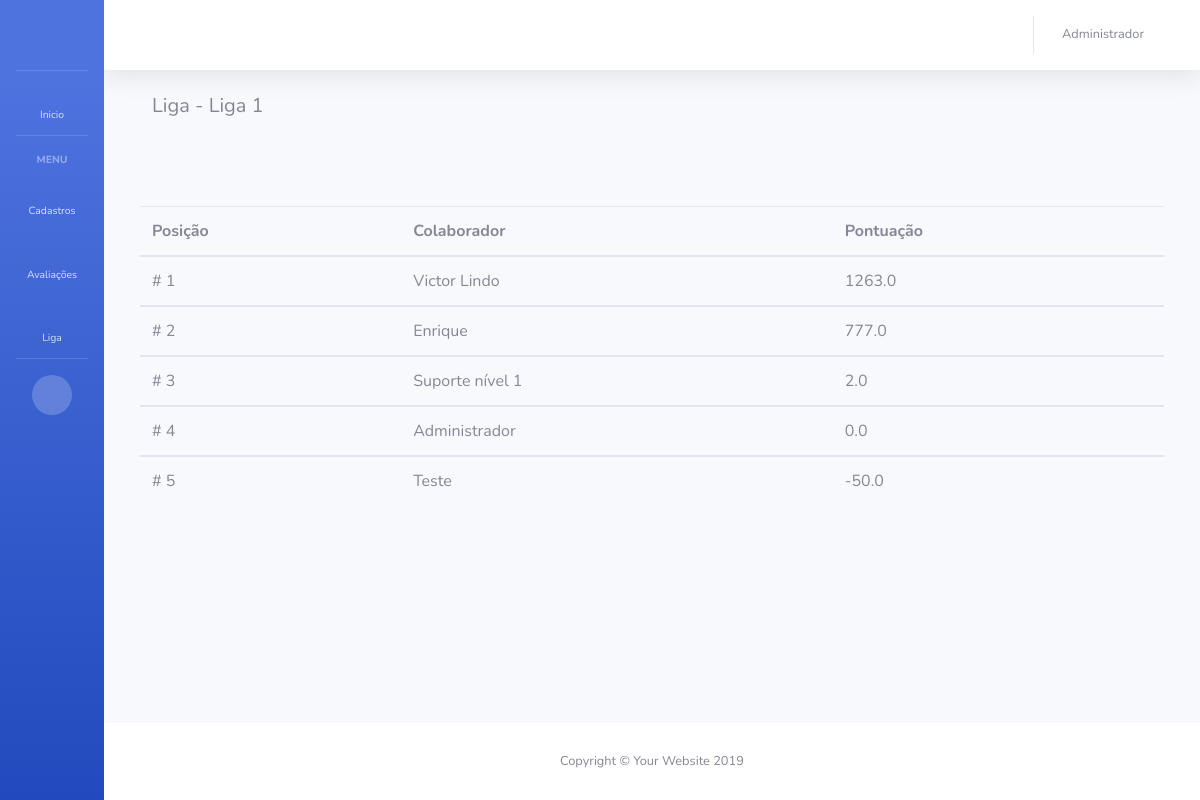
Page /minhas-ligas/liga/4/ (signed in) on the committed database.
### app_maxliga/models.py (models this page shows, shortened)
class Colaborador(models.Model):
    usuario = models.OneToOneField(User, on_delete=models.SET_NULL, blank=True, null=True, verbose_name='Usuário')
    departamento = models.ForeignKey(Departamento, on_delete=models.SET_NULL, blank=True, null=True, verbose_name='Cargo do colaborador')
    liga = models.ForeignKey(Liga, on_delete=models.SET_NULL, blank=True, null=True, verbose_name='Liga do colaborador')
    nome = models.CharField('Nome do funcionário', max_length=128)
    data_cadastro = models.DateTimeField('Data de criação', auto_now_add=True)
    pontuacao = models.FloatField('Pontuação colaborador', blank=True, default=0)
    maxcoins = models.FloatField('MaxCoins colaborador', blank=True, default=0)

class Liga(models.Model):
    nome = models.CharField('Nome da liga', max_length=128)
    def __str__(self):
        return self.nome

### app_maxliga/views.py (the view)
# urls.py: path('minhas-ligas/liga/<int:id>/', ranking_liga, name='ranking_liga'),
@login_required
def ranking_liga(request, id):
    user = request.user.id
    colaborador = Colaborador.objects.get(usuario=user)
    ranking = Colaborador.objects.filter(liga=id).order_by('-pontuacao')
    lista_ranking = []
    cont = 1
    for posicao in ranking:
        lista_posicao = [cont, posicao.nome, posicao.pontuacao]
        lista_ranking.append(lista_posicao)
        cont +=1
    data = {
        'colaborador': colaborador,
        'ranking': ranking,
        'lista_ranking': lista_ranking
    }
    return render(request, 'app_maxliga/ranking_liga.html', data)

### app_maxliga/templates/app_maxliga/ranking_liga.html
{% extends 'base.html' %}
{% block BodyHeading %}
<div class="container">
    <div class="row">
        <div class="col">
            <h5>Liga - {{colaborador.liga}}</h5>
        </div>
    </div>
        <div class="row" style="margin-top:80px;">
            <table class="table">
                <thead>
                <tr>
                    <th scope="col">Posição</th>
                    <th scope="col">Colaborador</th>
                    <th scope="col">Pontuação</th>
                </tr>
                </thead>
                {% for posicao in lista_ranking %}
                <tbody>
                <tr>
                    <td># {{ posicao.0 }}</td>
                    <td>{{ posicao.1 }}</td>
                    <td> {{ posicao.2 }} </td>
                </tr>
                </tbody>
                {% endfor %}
            </table>
        </div>
</div>
{% endblock %}

### app_maxliga/templates/base.html (shortened to what this page needs)
{% load static %}
<!DOCTYPE html>
<html lang="pt-br">
<head>
  <link href="{% static 'vendor/fontawesome-free/css/all.min.css' %}" rel="stylesheet" type="text/css">
  <link href="{% static 'css/sb-admin-2.min.css' %}" rel="stylesheet">
</head>
<body id="page-top">
  <div id="wrapper">
    <ul class="navbar-nav bg-gradient-primary sidebar sidebar-dark accordion toggled" id="accordionSidebar">
      <a class="sidebar-brand d-flex align-items-center justify-content-center" href="{% url 'home' %}">
        <div class="sidebar-brand-icon">
          <i class="fas fa-grip-lines"></i>
        </div>
      </a>
      <hr class="sidebar-divider my-0">
      <li class="nav-item">
        <a class="nav-link" href="{% url 'home' %}">
          <i class="fas fa-fw fa-home"></i>
          <span>Inicio</span></a>
      </li>
      <hr class="sidebar-divider">
      <div class="sidebar-heading">
        Menu
      </div>
      {% if colaborador.departamento.admin == True %}
      <li class="nav-item">
        <a class="nav-link collapsed" href="#" data-toggle="collapse" data-target="#collapseUtilities" aria-expanded="true" aria-controls="collapseUtilities">
          <i class="fas fa-fw fa-wrench"></i>
          <span>Cadastros</span>
        </a>
      </li>
      {% endif %}
      <li class="nav-item">
        <a class="nav-link collapsed" href="#" data-toggle="collapse" data-target="#collapsePages" aria-expanded="true" aria-controls="collapsePages">
          <i class="fas fa-fw fa-stream"></i>
          <span>Avaliações</span>
        </a>
      </li>
      <li class="nav-item">
        <a class="nav-link collapsed" href="#" data-toggle="collapse" data-target="#collapseRanking" aria-expanded="true" aria-controls="collapsePages">
          <i class="fas fa-fw fa-flag"></i>
          <span>Liga</span>
        </a>
      </li>
      <hr class="sidebar-divider d-none d-md-block">
      <div class="text-center d-none d-md-inline">
        <button class="rounded-circle border-0" id="sidebarToggle"></button>
      </div>
    </ul>
    <div id="content-wrapper" class="d-flex flex-column">
      <div id="content">
        <nav class="navbar navbar-expand navbar-light bg-white topbar mb-4 static-top shadow">
          <ul class="navbar-nav ml-auto">
            <li class="nav-item dropdown no-arrow mx-1">
              <a class="nav-link dropdown-toggle" href="#" id="alertsDropdown" role="button" data-toggle="dropdown" aria-haspopup="true" aria-expanded="false">
                <i class="fas fa-bell fa-fw"></i>
              </a>
            </li>
            <li class="nav-item dropdown no-arrow">
              <a class="nav-link dropdown-toggle" href="#" id="userDropdown" role="button" data-toggle="dropdown" aria-haspopup="true" aria-expanded="false">
                <span class="mr-2 d-none d-lg-inline text-gray-600 small">{{ colaborador.nome }}</span>
                <i class="fas fa-user fa-fw"></i>
              </a>
            </li>
          </ul>
        </nav>
        <div class="container-fluid">
          {% block BodyHeading %}
          {% endblock %}
        </div>
      </div>
      <footer class="sticky-footer bg-white">
        <div class="container my-auto">
          <div class="copyright text-center my-auto">
            <span>Copyright &copy; Your Website 2019</span>
          </div>
        </div>
      </footer>
    </div>
  </div>
</body>
</html>

### rows in the picture
Colaborador: nome "Administrador", liga "Liga 1", nome "Administrador", pontuacao "0.0"
Colaborador: nome "Victor Lindo", pontuacao "1263.0"
Colaborador: nome "Enrique", pontuacao "777.0"
Colaborador: nome "Suporte nível 1", pontuacao "2.0"
Colaborador: nome "Teste", pontuacao "-50.0"

### other values in the picture
{{ posicao.0 }} "1" "2" "3" "4" "5"
